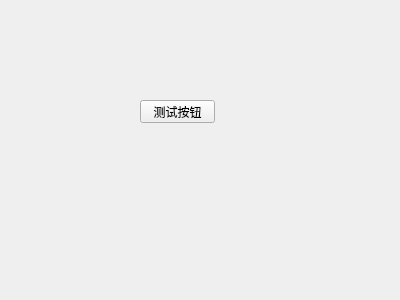
<?xml version="1.0" encoding="UTF-8"?>
<ui version="4.0">
 <class>Form</class>
 <widget class="QWidget" name="Form">
  <property name="geometry">
   <rect>
    <x>0</x>
    <y>0</y>
    <width>400</width>
    <height>300</height>
   </rect>
  </property>
  <property name="windowTitle">
   <string>Form</string>
  </property>
  <widget class="QPushButton" name="pushButton">
   <property name="geometry">
    <rect>
     <x>140</x>
     <y>100</y>
     <width>75</width>
     <height>23</height>
    </rect>
   </property>
   <property name="text">
    <string>测试按钮</string>
   </property>
  </widget>
 </widget>
 <resources/>
 <connections/>
</ui>
